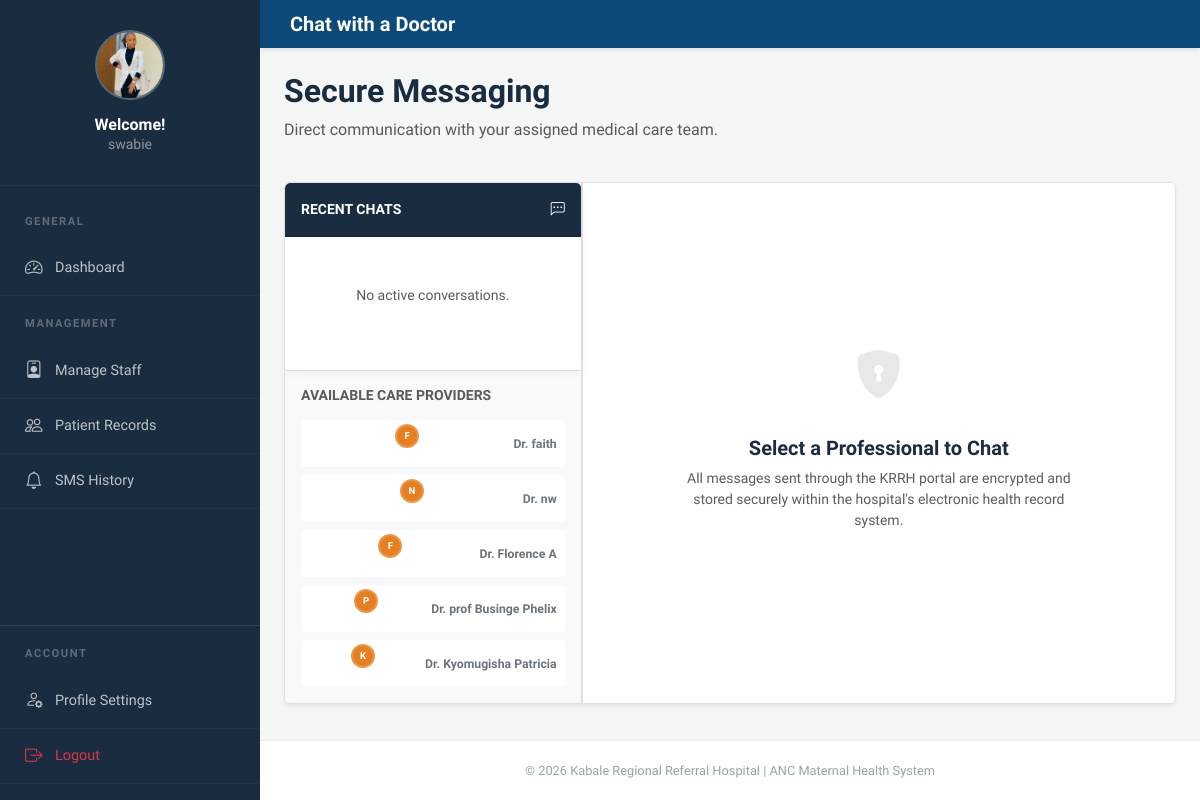
Before: /messaging/inbox/ (signed in) with the older database file.
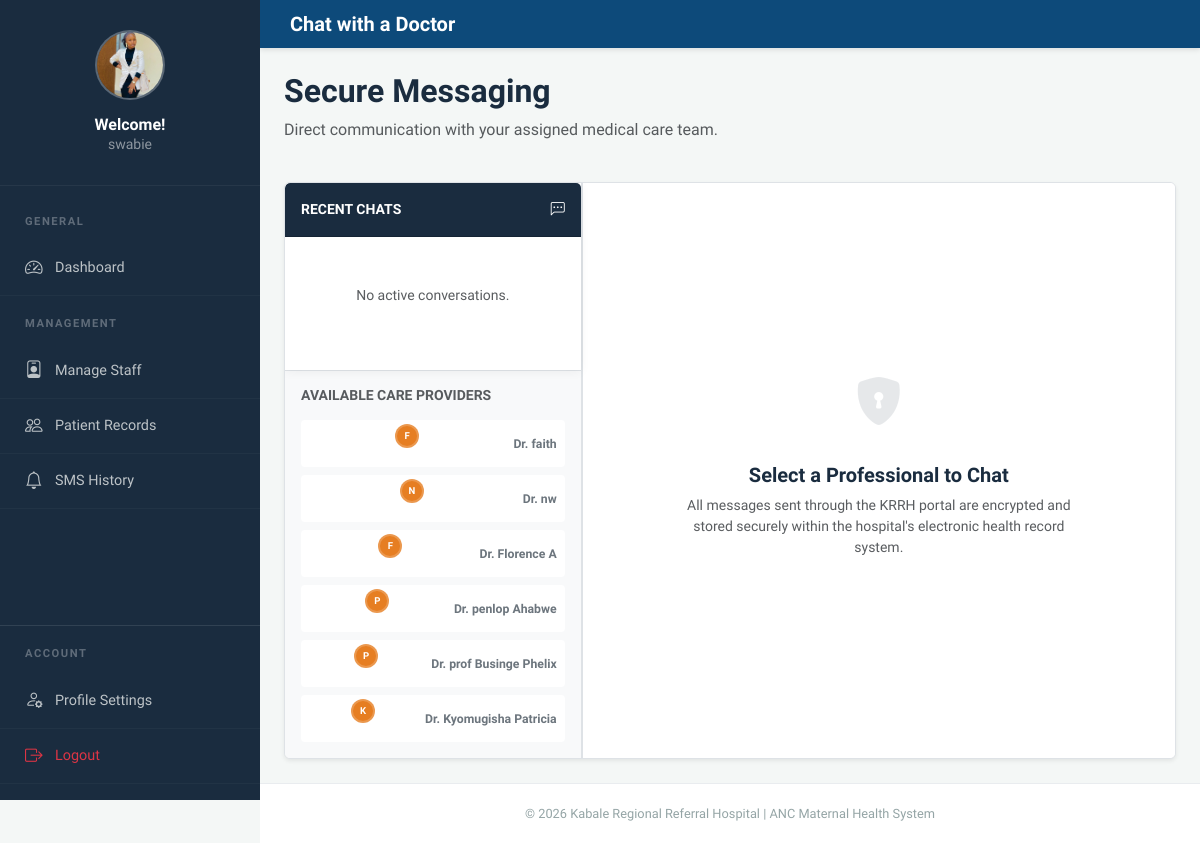
After: the same page with the newer database file.
### accounts/models.py (models this page shows, shortened)
class User(AbstractUser):
    ROLE_CHOICES = [
        ('ADMIN', 'Admin'),
        ('DOCTOR', 'Doctor'),
        ('NURSE', 'Nurse'),
        ('PATIENT', 'Patient'),
    ]
    role = models.CharField(max_length=20, choices=ROLE_CHOICES, blank=True, null=True)
    phone_number = models.CharField(max_length=20, blank=True, null=True)
    profile_picture = models.ImageField(upload_to='profile_pics/', null=True, blank=True)
    must_change_password = models.BooleanField(default=False)

### messaging/views.py (the view, shortened to what this page needs)
# urls.py: path('inbox/', views.InboxView.as_view(), name='inbox'),
class InboxView(LoginRequiredMixin, View):
    template_name = 'messaging/inbox.html'
    def get(self, request):
        user = request.user
        sent_to = Message.objects.filter(sender=user).values_list('recipient_id', flat=True)
        received_from = Message.objects.filter(recipient=user).values_list('sender_id', flat=True)
        partner_ids = set(list(sent_to) + list(received_from))
        conversations = []
        conversations.sort(
            key=lambda c: c['last_message'].created_at if c['last_message'] else 0,
            reverse=True
        )
        if user.role == 'PATIENT':
            contacts = User.objects.filter(role__in=['DOCTOR', 'NURSE']).order_by('last_name', 'username')
        elif user.role in ['DOCTOR', 'NURSE']:
            from accounts.models import PatientProfile
            patient_user_ids = PatientProfile.objects.filter(assigned_doctor=user).values_list('user_id', flat=True)
            contacts = User.objects.filter(id__in=patient_user_ids).order_by('last_name', 'username')
        else:
            contacts = User.objects.exclude(id=user.id).order_by('role', 'last_name', 'username')
        for contact in contacts:
            contact.display_name = get_display_name(contact)
        return render(request, self.template_name, {
            'conversations': conversations,
            'contacts': contacts,
        })

### messaging/views.py (called while the page is built)
def get_display_name(user):
    full_name = user.get_full_name().strip()
    return full_name if full_name else user.username

### templates/messaging/inbox.html (shortened to what the changed rows need)
{% extends 'base.html' %}
{% block content %}
<div class="row mb-4 align-items-center">
    <div class="col">
        <div class="section-header">
            <h2 class="fw-bold" style="color: var(--primary-navy);">Secure Messaging</h2>
        </div>
    </div>
</div>
<div class="row g-0 shadow-sm border bg-white rounded overflow-hidden">
    <div class="col-md-4 chat-sidebar">
        {% if contacts %}
        <div class="p-3 bg-light border-top">
            <div class="d-flex flex-column gap-2">
                {% for contact in contacts %}
                <a href="{% url 'messaging:conversation' contact.id %}"
                   class="btn btn-sm btn-outline-secondary text-start d-flex align-items-center gap-2 border-0 bg-white shadow-xs">
                    <div class="avatar-circle avatar-orange" style="width:24px;height:24px;font-size:.6rem;">
                        {{ contact.display_name|first|upper }}
                    </div>
                    <span class="small fw-bold">Dr. {{ contact.display_name }}</span>
                </a>
                {% endfor %}
            </div>
        </div>
        {% endif %}
    </div>
</div>
{% endblock %}

Changed rows visible on the page:
added User: display_name|first "P", display_name "penlop Ahabwe"
